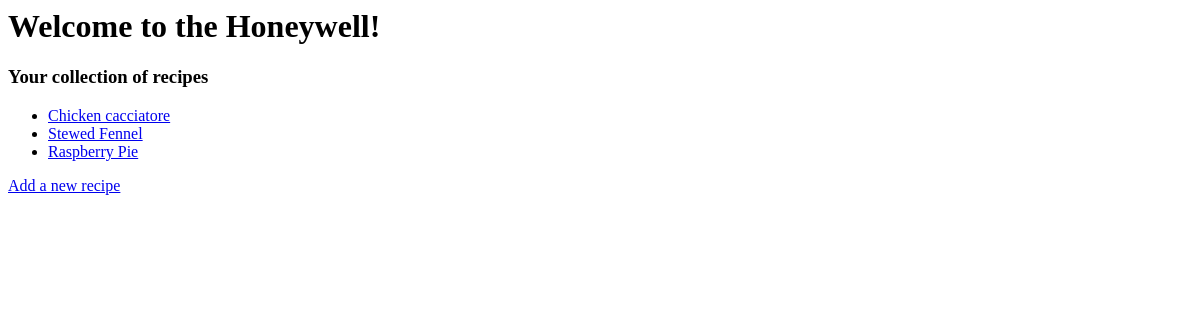
Page /honeywell/ on the earlier database version.
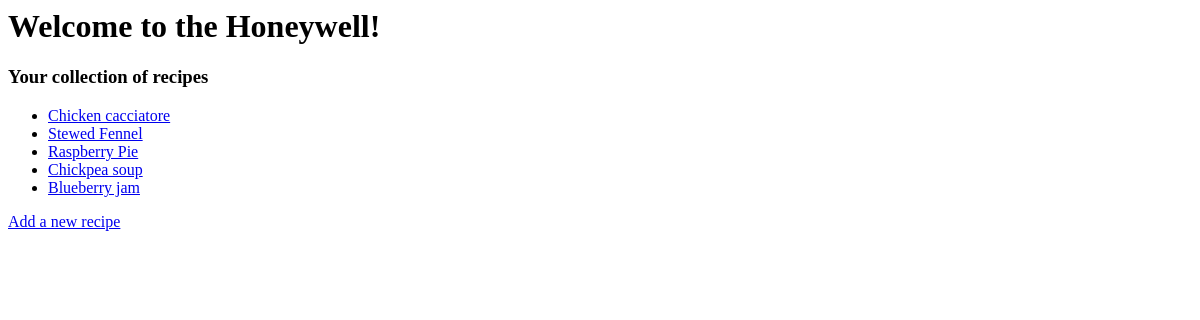
Same page on the later database version.
### honeywell/models.py (models this page shows, shortened)
class Recipe(models.Model):
    title = models.CharField(max_length=200)
    source = models.CharField(max_length=200)
    dish = models.CharField(max_length=200)
    main_ingredient = models.CharField(max_length=200)
    other_ingredients = models.CharField(max_length=500)

### honeywell/views.py (the view)
def index(request):
    list_of_recipes = Recipe.objects.all()
    context = {'list_of_recipes': list_of_recipes}
    return render(request, 'honeywell/index.html', context)

### honeywell/templates/honeywell/index.html
<h1>Welcome to the Honeywell!</h1>
<h3>Your collection of recipes</h3>
{% if list_of_recipes %}
    <ul>
        {% for l in list_of_recipes %}
            <li><a href="{% url 'detail' l.id %}">{{ l.title }} </a></li>
        {% endfor %}
    </ul>
{% else %}
    <p>There are no recipes yet!</p>
{% endif %}
<a href="{% url 'new' %}">Add a new recipe</a>

Differences in the rows shown:
added Recipe: title "Chickpea soup"
added Recipe: title "Blueberry jam"
